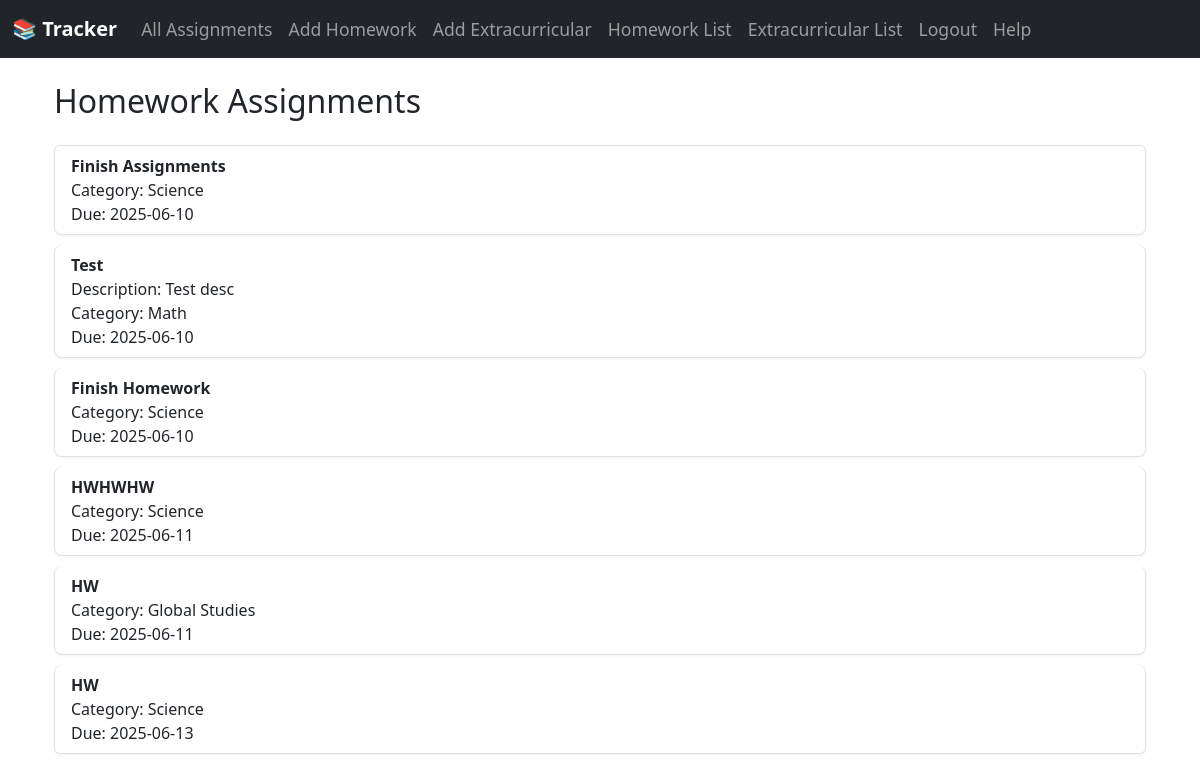
/homework (signed in), run on an earlier commit of the app's database.
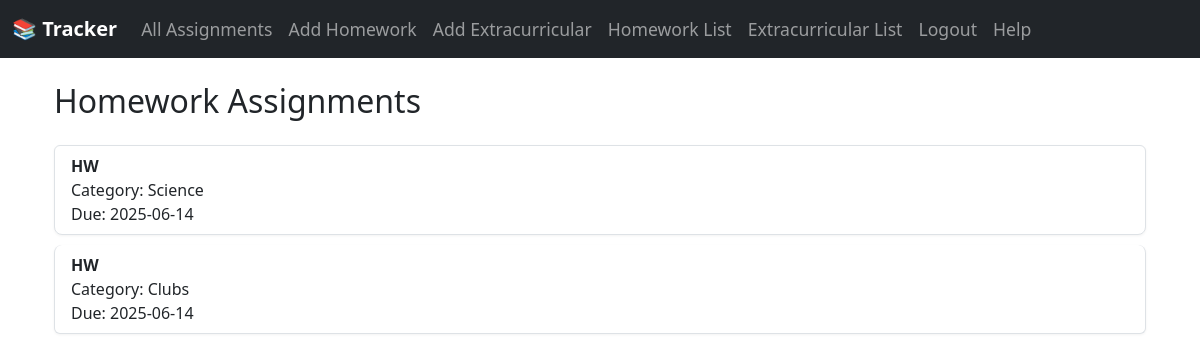
And on a later commit of the database.
### app/models.py (models this page shows)
class Homework(db.Model):
    id = db.Column(db.Integer, primary_key=True)
    title = db.Column(db.String(100), nullable=False)
    category = db.Column(db.String(30), nullable=False)
    due_date = db.Column(db.Date, nullable=False)
    description = db.Column(db.Text)
    timestamp = db.Column(db.DateTime, default=datetime.utcnow)
    user_id = db.Column(db.Integer, db.ForeignKey('user.id'), nullable=False)

### app/routes/list_views_routes.py (the view)
@list_views.route('/homework')
@login_required  # Ensures only logged-in users can access this route
def homework_list():
    homework_items = Homework.query.filter_by(user_id=current_user.id).order_by(Homework.due_date).all()
    return render_template('homework_list.html', homework_items=homework_items)

### app/models.py (called while the page is built)
@login_manager.user_loader
def load_user(user_id):
    return User.query.get(int(user_id))

### app/templates/homework_list.html (shortened to what this page needs)
{% extends 'base.html' %}
{% block content %}
<div class="container mt-4">
    <h2 class="mb-4">Homework Assignments</h2>
    {% if homework_items %}
        <ul class="list-group">
            {% for hw in homework_items %}
                <li class="list-group-item d-flex justify-content-between align-items-center">
                    <div>
                        <strong>{{ hw.title }}</strong><br>
                        {% if hw.description %}
                            Description: {{ hw.description }}<br>
                        {% endif %}
                        Category: {{ hw.category }}<br>
                        Due: {{ hw.due_date.strftime('%Y-%m-%d') }}
                    </div>
                </li>
            {% endfor %}
        </ul>
    {% else %}
        <p>No homework assignments found.</p>
    {% endif %}
</div>
{% endblock %}

### app/templates/base.html (shortened to what this page needs)
<!DOCTYPE html>
<html lang="en">
<head>
    <link rel="stylesheet" href="{{ url_for('static', filename='style.css') }}">
    <link href="https://cdn.jsdelivr.net/npm/bootstrap@5.3.0/dist/css/bootstrap.min.css" rel="stylesheet">
</head>
<body>
<nav class="navbar navbar-expand-lg navbar-dark bg-dark">
  <div class="container-fluid">
    <a class="navbar-brand" href="{{ url_for('main.index') }}">📚 Tracker</a>
    <div class="collapse navbar-collapse" id="navbarNav">
      <ul class="navbar-nav me-auto mb-2 mb-lg-0">
        {% if current_user.is_authenticated %}
        <li class="nav-item"><a class="nav-link" href="{{ url_for('combined.all_assignments') }}">All Assignments</a></li>
        <li class="nav-item"><a class="nav-link" href="{{ url_for('homework_bp.add_homework') }}">Add Homework</a></li>
        <li class="nav-item"><a class="nav-link" href="{{ url_for('extracurricular_bp.add_extracurricular') }}">Add Extracurricular</a></li>
        <li class="nav-item"><a class="nav-link" href="{{ url_for('list_views.homework_list') }}">Homework List</a></li>
        <li class="nav-item"><a class="nav-link" href="{{ url_for('list_views.extracurricular_list') }}">Extracurricular List</a></li>
        <li class="nav-item"><a class="nav-link" href="{{ url_for('auth.logout') }}">Logout</a></li>
      {% else %}
        <li class="nav-item"><a class="nav-link" href="{{ url_for('auth.login') }}">Login</a></li>
        <li class="nav-item"><a class="nav-link" href="{{ url_for('auth.register') }}">Register</a></li>
      {% endif %}
        <li class="nav-item"><a class="nav-link" href="{{ url_for('main.help') }}">Help</a></li>
      </ul>
    </div>
  </div>
</nav>
<div class="container mt-4">
  {% block content %}{% endblock %}
</div>
</body>
</html>

### app/static/style.css (style rules this page uses)
body { background-color: #f8f9fa; font-family: "Segoe UI", Tahoma, Geneva, Verdana, sans-serif; }
.navbar-brand { font-weight: bold; font-size: 1.5rem; }
.navbar-nav .nav-link { font-size: 1.1rem; }
.list-group-item { background-color: #ffffff; border-color: #ddd; margin-bottom: 10px; border-radius: 0.5rem; box-shadow: 0 1px 3px rgba(0,0,0,0.05); }

What changed in the data, as far as the page shows it:
removed Homework: title "Finish Assignments", category "Science", due_date "2025-06-10"
removed Homework: title "Test", description "Test desc", category "Math", due_date "2025-06-10"
removed Homework: title "Finish Homework", category "Science", due_date "2025-06-10"
removed Homework: title "HWHWHW", category "Science", due_date "2025-06-11"
removed Homework: title "HW", category "Global Studies", due_date "2025-06-11"
removed Homework: title "HW", category "Science", due_date "2025-06-13"
added Homework: title "HW", category "Science", due_date "2025-06-14"
added Homework: title "HW", category "Clubs", due_date "2025-06-14"
